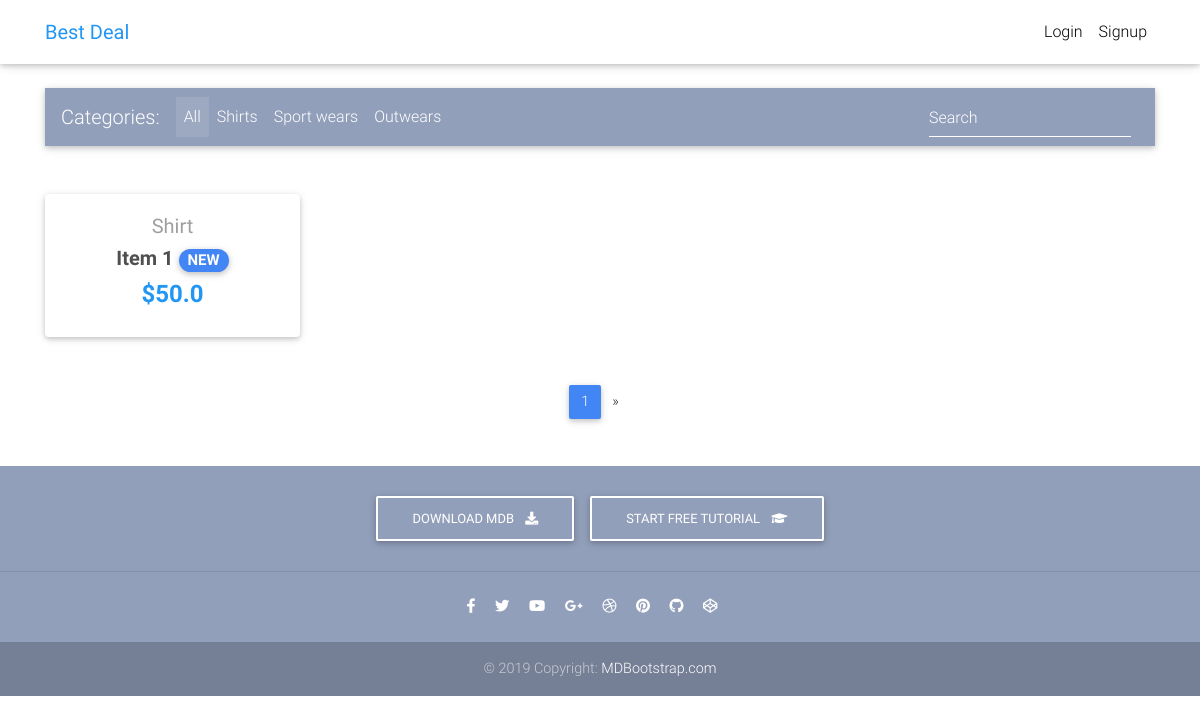
The page / on the database its author committed.
### core/models.py (models this page shows, shortened)
class Item(models.Model):
    title = models.CharField(max_length=100)
    price = models.FloatField()
    discount_price = models.FloatField(blank=True, null=True)
    category = models.CharField(choices=CATEGORY_CHOICES, max_length=2)
    label = models.CharField(choices=LABEL_CHOICES, max_length=1)
    slug = models.SlugField()
    description = models.TextField()
    def get_absolute_url(self):
        return reverse("core:product", kwargs={
            'slug':self.slug
            })

### core/views.py (the view)
# urls.py: path('', HomeView.as_view(), name='item-list'),
class HomeView(ListView):
    model = Item
    paginate_by = 1
    template_name = "home.html"

### templates/home.html (shortened to what this page needs)
{% extends "base.html" %}
{% block content %}
  <body>
    <main>
      <div class="container">
        <nav class="navbar navbar-expand-lg navbar-dark mdb-color lighten-3 mt-3 mb-5">
          <span class="navbar-brand">Categories:</span>
          <div class="collapse navbar-collapse" id="basicExampleNav">
            <ul class="navbar-nav mr-auto">
              <li class="nav-item active">
                <a class="nav-link" href="#">All
                </a>
              </li>
              <li class="nav-item">
                <a class="nav-link" href="#">Shirts</a>
              </li>
              <li class="nav-item">
                <a class="nav-link" href="#">Sport wears</a>
              </li>
              <li class="nav-item">
                <a class="nav-link" href="#">Outwears</a>
              </li>
            </ul>
            <form class="form-inline">
              <div class="md-form my-0">
                <input class="form-control mr-sm-2" type="text" placeholder="Search" aria-label="Search">
              </div>
            </form>
          </div>
        </nav>
        <section class="text-center mb-4">
          <div class="row wow fadeIn">
            {% for item in object_list %}
              <div class="col-lg-3 col-md-6 mb-4">
                <div class="card">
                  <div class="card-body text-center">
                    <a href="{{item.get_absolute_url}}" class="grey-text">
                      <h5>{{item.get_category_display}}</h5>
                    </a>
                    <h5>
                      <strong>
                        <a href="{{ item.get_absolute_url }}" class="dark-grey-text">{{item.title}}
                          <span class="badge badge-pill {{ item.get_label_display }}-color">NEW</span>
                        </a>
                      </strong>
                    </h5>
                    <h4 class="font-weight-bold blue-text">
                      {% if item.discount_price %}
                        <strong>${{item.discount_price}}</strong>
                      {% else %}
                        <strong>${{item.price}}</strong>
                      {% endif %}
                    </h4>
                  </div>
                </div>
              </div>
            {% endfor %}
          </div>
        </section>
        {% if is_paginated %}
        <nav class="d-flex justify-content-center wow fadeIn">
          <ul class="pagination pg-blue">
            <li class="page-item active">
              <a class="page-link" href="?page={{ page_obj.number }}">{{page_obj.number}}
              </a>
            </li>
            {% if page_obj.has_next %}
            <li class="page-item">
              <a class="page-link" href="?page={{ page_obj.next_page_number }}" aria-label="Next">
                <span aria-hidden="true">&raquo;</span>
              </a>
            </li>
            {% endif %}
          </ul>
        </nav>
        {% endif %}
      </div>
    </main>
  </body>
{% endblock content %}

### templates/base.html (style rules this page uses)
html, body, header, .carousel { height: 60vh; }

### rows shown on the page
Item: category "Shirt", title "Item 1", discount_price "50.0"

### other values the page prints
{{ page_obj.number }} "1"
